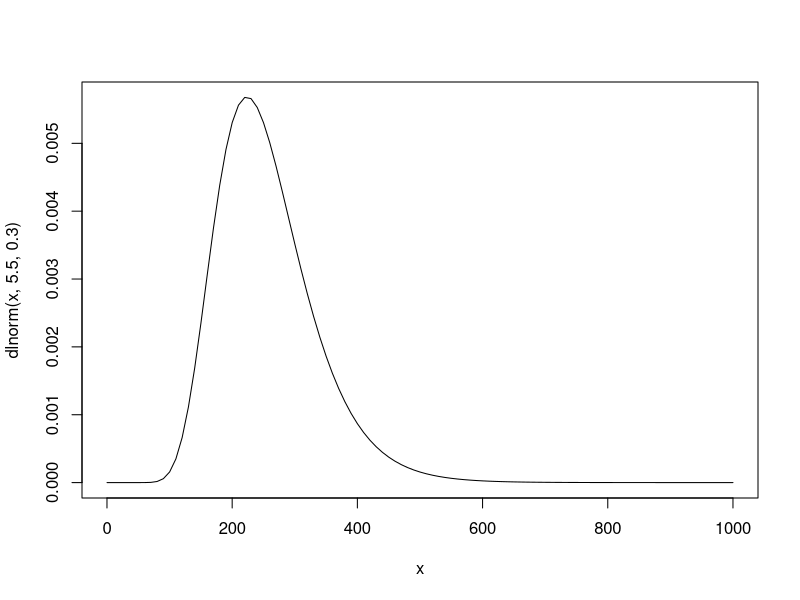

Source code (R): (Note: this script raises an error after producing the figure.)
## ---- chunk 1
# Seed for random number generators, so that we all get the same results
set.seed("6")
# Column 1: Breed - repeat each breed name 15 times, then combine
breed <- c(rep("Beagle", 15), rep("Border Collie", 15), rep("Terrier", 15))
# Column 2: Objects - repeat each true group mean 15 times, then combine
objects <- c(rep(10, 15), rep(60, 15), rep(15, 15))
## ---- chunk 2
# Add random noise to the objects scores
objects <- objects + rnorm(n = 45, mean = 0 , sd = 6)
# for more realism, round the objects scores to full integers
# (what does it mean if a dog knows a fraction of an object?)
objects <- round(objects, digits = 0)
# Combine into data frame
dogs <- data.frame(breed, objects)
## ---- chunk 3
# get the means for each breed
mean(dogs[dogs$breed == "Beagle",]$objects)
mean(dogs[dogs$breed == "Border Collie",]$objects)
mean(dogs[dogs$breed == "Terrier",]$objects)
# or do it all in one go:
tapply(X = dogs$objects, INDEX = dogs$breed, FUN = mean)
## ---- chunk 4
pairwise.t.test(x = dogs$objects, g = dogs$breed)
## ---- chunk 5
dogs$breed <- factor(dogs$breed)
## ---- chunk 6
contrasts(dogs$breed)
## ---- chunk 7
library(knitr)
contrast_matrix <- contr.treatment(3)
colnames(contrast_matrix) <- c("x1","x2")
rownames(contrast_matrix) <- c("Beagle","Border Collie","Terrier")
kable(contrast_matrix)
## ---- chunk 8
contrast_matrix <- contr.treatment(3)
colnames(contrast_matrix) <- c("x1","x2")
rownames(contrast_matrix) <- c("Beagle","Border Collie","Terrier")
kable(contrast_matrix)
## ---- chunk 9
contrast_matrix <- contr.treatment(3)
colnames(contrast_matrix) <- c("x1","x2")
rownames(contrast_matrix) <- c("Beagle","Border Collie","Terrier")
kable(contrast_matrix)
## ---- chunk 10
contrast_matrix <- contr.treatment(3)
colnames(contrast_matrix) <- c("x1","x2")
rownames(contrast_matrix) <- c("Beagle","Border Collie","Terrier")
kable(contrast_matrix)
## ---- chunk 11
lm(data = dogs, objects ~ breed)
## ---- chunk 12
anova(lm(data = dogs, objects ~ breed))
## ---- chunk 13
summary(lm(data = dogs, objects ~ breed))
## ---- chunk 14
contrasts(dogs$breed) <- contr.sum
kable(coef(summary(lm(data = dogs, objects ~ breed))))
## ---- chunk 15
contrasts(dogs$breed) <- contr.helmert
kable(coef(summary(lm(data = dogs, objects ~ breed))))
## ---- chunk 16
x1 <- c(1, 0, -1)
x2 <- c(-.5, 1 , -.5)
# cbind: bind the vectors together as columns in a matrix
my_contrasts <- cbind(x1, x2)
## ---- chunk 17
library(MASS)
contrasts(dogs$breed) <- t(ginv(my_contrasts))
## ---- chunk 18
kable(coef(summary(lm(data = dogs, objects ~ breed))))
## ---- chunk 19
curve(dlnorm(x, 5.5, .3), from = 0.1, to = 1000)
## ---- chunk 20
set.seed("11233")
# 60 subjects
word_condition <- factor(c(rep("swear word", 30), rep("non swear word", 30)))
# rlnorm: Generate random samples from the lognormal distribution
fixation_time <- c(rlnorm(n = 30, 
                          mean = log(250), 
                          sd = .3), 
                   rlnorm(n = 30,
                          mean = log(265), 
                          sd = .3))
swear_exp <- data.frame(word_condition, fixation_time)
## ---- chunk 21
linear_model <- lm(data = swear_exp, fixation_time ~ word_condition)
summary(linear_model)
## ---- chunk 22
shapiro.test(resid(linear_model))
## ---- chunk 23
log_model <- lm(data = swear_exp, log(fixation_time) ~ word_condition)
summary(log_model)
## ---- chunk 24
shapiro.test(resid(log_model))
## ---- chunk 25
driving_tests <- read.csv("driving_tests.csv")
kable(head(driving_tests))
## ---- chunk 26
driving_glm <- glm(data = driving_tests, 
                   formula = Driving.Test ~ Practice + Emergency.Stop + Examiner + Cold.Remedy, 
                   family = binomial(link = "logit"))
## ---- chunk 27
summary(driving_glm)
## ---- chunk 28
driving_residuals <- rstandard(driving_glm)
plot(driving_residuals)
## ---- chunk 29
kable(coef(summary(driving_glm)))
## ---- chunk 30
library(car)
Anova(driving_glm)
## ---- chunk 31
kable(head(influence.measures(driving_glm)$infmat))
## ---- chunk 32
vif(driving_glm)
## ---- chunk 33
# remove 0s by adding a very small number to Cold.Remedy
# test each factor in a separate model
driving_tests$Cold.Remedy_no_0 <- driving_tests$Cold.Remedy + 1
driving_glm_linearity <- glm(data = driving_tests, 
                             formula = Driving.Test ~ Practice + Emergency.Stop + 
                               Examiner + Cold.Remedy_no_0 +
                               Practice:log(Practice) + Examiner:log(Examiner) +
                               Cold.Remedy_no_0:log(Cold.Remedy_no_0), 
                             family = binomial(link = "logit"))
## ---- chunk 34
kable(coef(summary(driving_glm_linearity)))
## ---- chunk 35
# Start by loading the data
scene_liking <- read.csv("Class 6 exercise data.csv")
## ---- chunk 36
kable(head(scene_liking))
## ---- chunk 37
str(scene_liking)
# We should set subject and item to be factors
scene_liking$subject <- factor(scene_liking$subject)
scene_liking$item <- factor(scene_liking$item)
## ---- chunk 38
library(reshape)
# set rating as the dependent (measure) variable
scene_liking.m <- melt(scene_liking, measure = "rating")
# collapse over item; calculate means
scene_liking.c <- cast(scene_liking.m, subject + mood + scene ~ variable, mean)
## ---- chunk 39
head(scene_liking.c)
## ---- chunk 40
(mean_people <- mean(subset(scene_liking.c, scene == "people")$rating))
(mean_no_people <- mean(subset(scene_liking.c, scene == "no people")$rating))
## ---- chunk 41
(sd_people <- sd(subset(scene_liking.c, scene == "people")$rating))
(sd_no_people <- sd(subset(scene_liking.c, scene == "no people")$rating))
(N_people <- length(subset(scene_liking.c, scene == "people")$rating))
(N_no_people <- length(subset(scene_liking.c, scene == "no people")$rating))
(SE_people <- sd_people/sqrt(N_people))
(SE_no_people <- sd_no_people/sqrt(N_no_people))
## ---- chunk 42
library(ggplot2)
qplot(data = scene_liking, y = rating, x = mood, colour = scene, geom = "smooth")
## ---- chunk 43
contrasts(scene_liking$scene)
## ---- chunk 44
scene_lm <- lm(data = scene_liking, rating ~ mood * scene)
kable(coef(summary(scene_lm)))
## ---- chunk 45
vif(scene_lm)
## ---- chunk 46
scene_liking$mood <- scale(scene_liking$mood, scale = FALSE) # See Class 5
## ---- chunk 47
scene_lm <- lm(data = scene_liking, rating ~ mood * scene)
kable(coef(summary(scene_lm)))
## ---- chunk 48
vif(scene_lm)
## ---- chunk 49
kable(head(influence.measures(scene_lm)$infmat))
## ---- chunk 50
sum(cooks.distance(scene_lm) > 1 )
## ---- chunk 51
shapiro.test(resid(scene_lm))
## ---- chunk 52
qqnorm(resid(scene_lm))
# if the distribution is normal, the points should be on this line
qqline(resid(scene_lm))
## ---- chunk 53
library(lme4)
scene_lmm <- lmer(data = scene_liking, rating ~ scene * mood + (1|subject) + (1|item))
## ---- chunk 54
summary(scene_lmm)
## ---- chunk 55
kable(coef(summary(scene_lmm)))
## ---- chunk 56
library(car)
Anova(scene_lmm)
## ---- chunk 57
shapiro.test(resid(scene_lmm))
## ---- chunk 58
scene_lmm_mood <- lmer(data = scene_liking, 
                       rating ~ scene * mood + (1|subject) + (mood|item))
scene_lmm_scene <- lmer(data = scene_liking, 
                        rating ~ scene * mood + (scene|subject) + (1|item))
## ---- chunk 59
anova(scene_lmm, scene_lmm_mood)
## ---- chunk 60
anova(scene_lmm, scene_lmm_scene)
## ---- chunk 61
shapiro.test(resid(scene_lmm_mood))
## ---- chunk 62
kable(coef(summary(scene_lmm_mood)))
